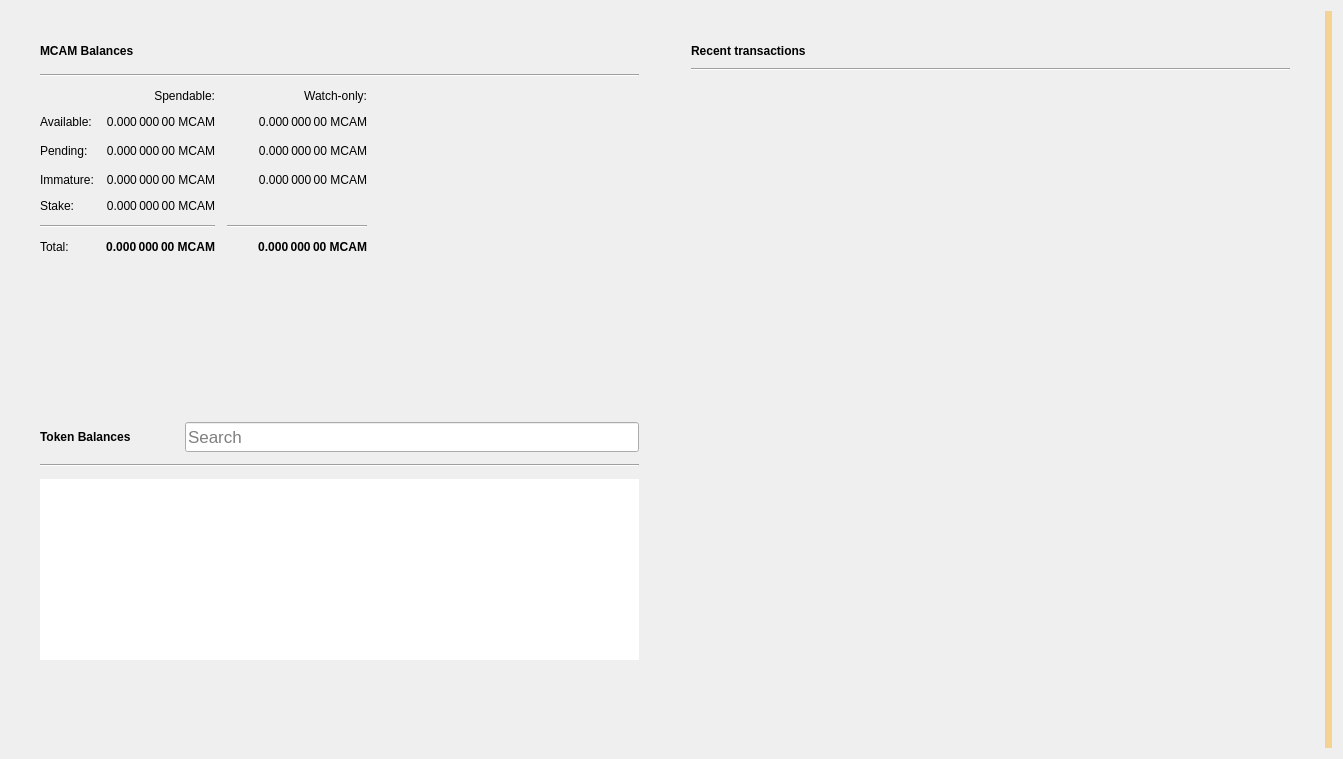
<?xml version="1.0" encoding="UTF-8"?>
<ui version="4.0">
 <class>OverviewPage</class>
 <widget class="QWidget" name="OverviewPage">
  <property name="geometry">
   <rect>
    <x>0</x>
    <y>0</y>
    <width>1343</width>
    <height>759</height>
   </rect>
  </property>
  <property name="windowTitle">
   <string>Form</string>
  </property>
  <property name="autoFillBackground">
   <bool>false</bool>
  </property>
  <layout class="QGridLayout" name="gridLayout_3">
   <item row="0" column="1">
    <layout class="QVBoxLayout" name="verticalLayout_7">
     <property name="spacing">
      <number>0</number>
     </property>
     <property name="leftMargin">
      <number>0</number>
     </property>
     <property name="topMargin">
      <number>0</number>
     </property>
     <property name="rightMargin">
      <number>0</number>
     </property>
     <property name="bottomMargin">
      <number>0</number>
     </property>
     <item>
      <layout class="QHBoxLayout" name="horizontalLayout" stretch="0,0">
       <property name="spacing">
        <number>34</number>
       </property>
       <property name="sizeConstraint">
        <enum>QLayout::SetMaximumSize</enum>
       </property>
       <property name="leftMargin">
        <number>20</number>
       </property>
       <property name="topMargin">
        <number>20</number>
       </property>
       <property name="rightMargin">
        <number>20</number>
       </property>
       <property name="bottomMargin">
        <number>20</number>
       </property>
       <item>
        <layout class="QVBoxLayout" name="verticalLayout_2">
         <property name="spacing">
          <number>34</number>
         </property>
         <property name="rightMargin">
          <number>0</number>
         </property>
         <item>
          <widget class="QFrame" name="frame">
           <property name="sizePolicy">
            <sizepolicy hsizetype="Preferred" vsizetype="Preferred">
             <horstretch>0</horstretch>
             <verstretch>0</verstretch>
            </sizepolicy>
           </property>
           <property name="frameShape">
            <enum>QFrame::NoFrame</enum>
           </property>
           <property name="frameShadow">
            <enum>QFrame::Raised</enum>
           </property>
           <property name="lineWidth">
            <number>10</number>
           </property>
           <layout class="QVBoxLayout" name="verticalLayout_4">
            <property name="spacing">
             <number>12</number>
            </property>
            <item>
             <layout class="QHBoxLayout" name="horizontalLayout_4">
              <item>
               <widget class="QLabel" name="MCAMBalancesLabel">
                <property name="font">
                 <font>
                  <weight>75</weight>
                  <bold>true</bold>
                 </font>
                </property>
                <property name="text">
                 <string>MCAM Balances</string>
                </property>
               </widget>
              </item>
              <item>
               <widget class="QPushButton" name="labelWalletStatus">
                <property name="enabled">
                 <bool>true</bool>
                </property>
                <property name="maximumSize">
                 <size>
                  <width>30</width>
                  <height>16777215</height>
                 </size>
                </property>
                <property name="toolTip">
                 <string>The displayed information may be out of date. Your wallet automatically synchronizes with the Miracle network after a connection is established, but this process has not completed yet.</string>
                </property>
                <property name="text">
                 <string/>
                </property>
                <property name="icon">
                 <iconset>
                  <normaloff>:/icons/warning</normaloff>
                  <disabledoff>:/icons/warning</disabledoff>:/icons/warning</iconset>
                </property>
                <property name="iconSize">
                 <size>
                  <width>24</width>
                  <height>24</height>
                 </size>
                </property>
                <property name="flat">
                 <bool>true</bool>
                </property>
               </widget>
              </item>
              <item>
               <spacer name="horizontalSpacer_3">
                <property name="orientation">
                 <enum>Qt::Horizontal</enum>
                </property>
                <property name="sizeHint" stdset="0">
                 <size>
                  <width>40</width>
                  <height>20</height>
                 </size>
                </property>
               </spacer>
              </item>
             </layout>
            </item>
            <item>
             <widget class="Line" name="line_2">
              <property name="orientation">
               <enum>Qt::Horizontal</enum>
              </property>
             </widget>
            </item>
            <item>
             <layout class="QGridLayout" name="gridLayout">
              <property name="spacing">
               <number>12</number>
              </property>
              <item row="5" column="0" colspan="2">
               <widget class="Line" name="line">
                <property name="orientation">
                 <enum>Qt::Horizontal</enum>
                </property>
               </widget>
              </item>
              <item row="4" column="0">
               <widget class="QLabel" name="labelStakeText">
                <property name="text">
                 <string>Stake:</string>
                </property>
               </widget>
              </item>
              <item row="3" column="1">
               <widget class="QLabel" name="labelImmature">
                <property name="font">
                 <font>
                  <weight>50</weight>
                  <bold>false</bold>
                 </font>
                </property>
                <property name="cursor">
                 <cursorShape>IBeamCursor</cursorShape>
                </property>
                <property name="toolTip">
                 <string>Mined balance that has not yet matured</string>
                </property>
                <property name="text">
                 <string notr="true">0.000 000 00 MCAM</string>
                </property>
                <property name="alignment">
                 <set>Qt::AlignRight|Qt::AlignTrailing|Qt::AlignVCenter</set>
                </property>
                <property name="textInteractionFlags">
                 <set>Qt::LinksAccessibleByMouse|Qt::TextSelectableByKeyboard|Qt::TextSelectableByMouse</set>
                </property>
               </widget>
              </item>
              <item row="1" column="1">
               <widget class="QLabel" name="labelBalance">
                <property name="font">
                 <font>
                  <weight>50</weight>
                  <bold>false</bold>
                 </font>
                </property>
                <property name="cursor">
                 <cursorShape>IBeamCursor</cursorShape>
                </property>
                <property name="toolTip">
                 <string>Your current spendable balance</string>
                </property>
                <property name="text">
                 <string notr="true">0.000 000 00 MCAM</string>
                </property>
                <property name="alignment">
                 <set>Qt::AlignRight|Qt::AlignTrailing|Qt::AlignVCenter</set>
                </property>
                <property name="textInteractionFlags">
                 <set>Qt::LinksAccessibleByMouse|Qt::TextSelectableByKeyboard|Qt::TextSelectableByMouse</set>
                </property>
               </widget>
              </item>
              <item row="0" column="2">
               <widget class="QLabel" name="labelWatchonly">
                <property name="text">
                 <string>Watch-only:</string>
                </property>
                <property name="alignment">
                 <set>Qt::AlignRight|Qt::AlignTrailing|Qt::AlignVCenter</set>
                </property>
               </widget>
              </item>
              <item row="3" column="0">
               <widget class="QLabel" name="labelImmatureText">
                <property name="text">
                 <string>Immature:</string>
                </property>
               </widget>
              </item>
              <item row="1" column="2">
               <widget class="QLabel" name="labelWatchAvailable">
                <property name="font">
                 <font>
                  <weight>50</weight>
                  <bold>false</bold>
                 </font>
                </property>
                <property name="cursor">
                 <cursorShape>IBeamCursor</cursorShape>
                </property>
                <property name="toolTip">
                 <string>Your current balance in watch-only addresses</string>
                </property>
                <property name="text">
                 <string notr="true">0.000 000 00 MCAM</string>
                </property>
                <property name="alignment">
                 <set>Qt::AlignRight|Qt::AlignTrailing|Qt::AlignVCenter</set>
                </property>
                <property name="textInteractionFlags">
                 <set>Qt::LinksAccessibleByMouse|Qt::TextSelectableByKeyboard|Qt::TextSelectableByMouse</set>
                </property>
               </widget>
              </item>
              <item row="5" column="2">
               <widget class="Line" name="lineWatchBalance">
                <property name="sizePolicy">
                 <sizepolicy hsizetype="Preferred" vsizetype="Fixed">
                  <horstretch>0</horstretch>
                  <verstretch>0</verstretch>
                 </sizepolicy>
                </property>
                <property name="minimumSize">
                 <size>
                  <width>140</width>
                  <height>0</height>
                 </size>
                </property>
                <property name="orientation">
                 <enum>Qt::Horizontal</enum>
                </property>
               </widget>
              </item>
              <item row="6" column="1">
               <widget class="QLabel" name="labelTotal">
                <property name="font">
                 <font>
                  <weight>75</weight>
                  <bold>true</bold>
                 </font>
                </property>
                <property name="cursor">
                 <cursorShape>IBeamCursor</cursorShape>
                </property>
                <property name="toolTip">
                 <string>Your current total balance</string>
                </property>
                <property name="text">
                 <string notr="true">0.000 000 00 MCAM</string>
                </property>
                <property name="alignment">
                 <set>Qt::AlignRight|Qt::AlignTrailing|Qt::AlignVCenter</set>
                </property>
                <property name="textInteractionFlags">
                 <set>Qt::LinksAccessibleByMouse|Qt::TextSelectableByKeyboard|Qt::TextSelectableByMouse</set>
                </property>
               </widget>
              </item>
              <item row="2" column="0">
               <widget class="QLabel" name="labelPendingText">
                <property name="text">
                 <string>Pending:</string>
                </property>
               </widget>
              </item>
              <item row="0" column="1">
               <widget class="QLabel" name="labelSpendable">
                <property name="text">
                 <string>Spendable:</string>
                </property>
                <property name="alignment">
                 <set>Qt::AlignRight|Qt::AlignTrailing|Qt::AlignVCenter</set>
                </property>
               </widget>
              </item>
              <item row="2" column="3">
               <spacer name="horizontalSpacer_2">
                <property name="orientation">
                 <enum>Qt::Horizontal</enum>
                </property>
                <property name="sizeHint" stdset="0">
                 <size>
                  <width>40</width>
                  <height>20</height>
                 </size>
                </property>
               </spacer>
              </item>
              <item row="4" column="1">
               <widget class="QLabel" name="labelStake">
                <property name="font">
                 <font>
                  <weight>50</weight>
                  <bold>false</bold>
                 </font>
                </property>
                <property name="cursor">
                 <cursorShape>IBeamCursor</cursorShape>
                </property>
                <property name="toolTip">
                 <string>Your current stake</string>
                </property>
                <property name="text">
                 <string notr="true">0.000 000 00 MCAM</string>
                </property>
                <property name="alignment">
                 <set>Qt::AlignRight|Qt::AlignTrailing|Qt::AlignVCenter</set>
                </property>
                <property name="textInteractionFlags">
                 <set>Qt::LinksAccessibleByMouse|Qt::TextSelectableByKeyboard|Qt::TextSelectableByMouse</set>
                </property>
               </widget>
              </item>
              <item row="6" column="0">
               <widget class="QLabel" name="labelTotalText">
                <property name="text">
                 <string>Total:</string>
                </property>
               </widget>
              </item>
              <item row="2" column="1">
               <widget class="QLabel" name="labelUnconfirmed">
                <property name="font">
                 <font>
                  <weight>50</weight>
                  <bold>false</bold>
                 </font>
                </property>
                <property name="cursor">
                 <cursorShape>IBeamCursor</cursorShape>
                </property>
                <property name="toolTip">
                 <string>Total of transactions that have yet to be confirmed, and do not yet count toward the spendable balance</string>
                </property>
                <property name="text">
                 <string notr="true">0.000 000 00 MCAM</string>
                </property>
                <property name="alignment">
                 <set>Qt::AlignRight|Qt::AlignTrailing|Qt::AlignVCenter</set>
                </property>
                <property name="textInteractionFlags">
                 <set>Qt::LinksAccessibleByMouse|Qt::TextSelectableByKeyboard|Qt::TextSelectableByMouse</set>
                </property>
               </widget>
              </item>
              <item row="1" column="0">
               <widget class="QLabel" name="labelBalanceText">
                <property name="text">
                 <string>Available:</string>
                </property>
               </widget>
              </item>
              <item row="3" column="2">
               <widget class="QLabel" name="labelWatchImmature">
                <property name="font">
                 <font>
                  <weight>50</weight>
                  <bold>false</bold>
                 </font>
                </property>
                <property name="cursor">
                 <cursorShape>IBeamCursor</cursorShape>
                </property>
                <property name="toolTip">
                 <string>Mined balance in watch-only addresses that has not yet matured</string>
                </property>
                <property name="text">
                 <string notr="true">0.000 000 00 MCAM</string>
                </property>
                <property name="alignment">
                 <set>Qt::AlignRight|Qt::AlignTrailing|Qt::AlignVCenter</set>
                </property>
                <property name="textInteractionFlags">
                 <set>Qt::LinksAccessibleByMouse|Qt::TextSelectableByKeyboard|Qt::TextSelectableByMouse</set>
                </property>
               </widget>
              </item>
              <item row="2" column="2">
               <widget class="QLabel" name="labelWatchPending">
                <property name="font">
                 <font>
                  <weight>50</weight>
                  <bold>false</bold>
                 </font>
                </property>
                <property name="cursor">
                 <cursorShape>IBeamCursor</cursorShape>
                </property>
                <property name="toolTip">
                 <string>Unconfirmed transactions to watch-only addresses</string>
                </property>
                <property name="text">
                 <string notr="true">0.000 000 00 MCAM</string>
                </property>
                <property name="alignment">
                 <set>Qt::AlignRight|Qt::AlignTrailing|Qt::AlignVCenter</set>
                </property>
                <property name="textInteractionFlags">
                 <set>Qt::LinksAccessibleByMouse|Qt::TextSelectableByKeyboard|Qt::TextSelectableByMouse</set>
                </property>
               </widget>
              </item>
              <item row="6" column="2">
               <widget class="QLabel" name="labelWatchTotal">
                <property name="font">
                 <font>
                  <weight>75</weight>
                  <bold>true</bold>
                 </font>
                </property>
                <property name="cursor">
                 <cursorShape>IBeamCursor</cursorShape>
                </property>
                <property name="toolTip">
                 <string>Current total balance in watch-only addresses</string>
                </property>
                <property name="text">
                 <string notr="true">0.000 000 00 MCAM</string>
                </property>
                <property name="alignment">
                 <set>Qt::AlignRight|Qt::AlignTrailing|Qt::AlignVCenter</set>
                </property>
                <property name="textInteractionFlags">
                 <set>Qt::LinksAccessibleByMouse|Qt::TextSelectableByKeyboard|Qt::TextSelectableByMouse</set>
                </property>
               </widget>
              </item>
             </layout>
            </item>
           </layout>
          </widget>
         </item>
         <item>
          <widget class="QWidget" name="tokenVerticalSpaceWidget2" native="true">
           <property name="autoFillBackground">
            <bool>false</bool>
           </property>
           <layout class="QVBoxLayout" name="verticalLayout_6">
            <item>
             <spacer name="verticalSpacer_4">
              <property name="orientation">
               <enum>Qt::Vertical</enum>
              </property>
              <property name="sizeHint" stdset="0">
               <size>
                <width>20</width>
                <height>87</height>
               </size>
              </property>
             </spacer>
            </item>
           </layout>
          </widget>
         </item>
         <item>
          <widget class="QFrame" name="tokenFrame">
           <property name="autoFillBackground">
            <bool>true</bool>
           </property>
           <property name="frameShape">
            <enum>QFrame::NoFrame</enum>
           </property>
           <property name="frameShadow">
            <enum>QFrame::Plain</enum>
           </property>
           <property name="lineWidth">
            <number>0</number>
           </property>
           <layout class="QVBoxLayout" name="verticalLayout_5">
            <property name="spacing">
             <number>12</number>
            </property>
            <item>
             <layout class="QHBoxLayout" name="tokenBalanceHorizontalLayout">
              <item alignment="Qt::AlignVCenter">
               <widget class="QLabel" name="tokenBalanceLabel">
                <property name="font">
                 <font>
                  <weight>75</weight>
                  <bold>true</bold>
                 </font>
                </property>
                <property name="text">
                 <string>Token Balances</string>
                </property>
               </widget>
              </item>
              <item>
               <widget class="QPushButton" name="labelTokenStatus">
                <property name="enabled">
                 <bool>true</bool>
                </property>
                <property name="maximumSize">
                 <size>
                  <width>30</width>
                  <height>16777215</height>
                 </size>
                </property>
                <property name="toolTip">
                 <string>The displayed information may be out of date. Your wallet automatically synchronizes with the Miracle network after a connection is established, but this process has not completed yet.</string>
                </property>
                <property name="text">
                 <string/>
                </property>
                <property name="icon">
                 <iconset>
                  <normaloff>:/icons/warning</normaloff>
                  <disabledoff>:/icons/warning</disabledoff>:/icons/warning</iconset>
                </property>
                <property name="iconSize">
                 <size>
                  <width>24</width>
                  <height>24</height>
                 </size>
                </property>
                <property name="flat">
                 <bool>true</bool>
                </property>
               </widget>
              </item>
              <item alignment="Qt::AlignBottom">
               <widget class="QLineEdit" name="tokenSearch">
                <property name="sizePolicy">
                 <sizepolicy hsizetype="Expanding" vsizetype="Preferred">
                  <horstretch>0</horstretch>
                  <verstretch>0</verstretch>
                 </sizepolicy>
                </property>
                <property name="minimumSize">
                 <size>
                  <width>0</width>
                  <height>30</height>
                 </size>
                </property>
                <property name="maximumSize">
                 <size>
                  <width>16777215</width>
                  <height>30</height>
                 </size>
                </property>
                <property name="sizeIncrement">
                 <size>
                  <width>0</width>
                  <height>0</height>
                 </size>
                </property>
                <property name="baseSize">
                 <size>
                  <width>0</width>
                  <height>0</height>
                 </size>
                </property>
                <property name="font">
                 <font>
                  <pointsize>13</pointsize>
                 </font>
                </property>
                <property name="maxLength">
                 <number>32</number>
                </property>
                <property name="frame">
                 <bool>true</bool>
                </property>
                <property name="alignment">
                 <set>Qt::AlignLeading|Qt::AlignLeft|Qt::AlignVCenter</set>
                </property>
                <property name="placeholderText">
                 <string>Search</string>
                </property>
                <property name="clearButtonEnabled">
                 <bool>true</bool>
                </property>
               </widget>
              </item>
             </layout>
            </item>
            <item>
             <widget class="Line" name="tokenBalanceLine">
              <property name="orientation">
               <enum>Qt::Horizontal</enum>
              </property>
             </widget>
            </item>
            <item>
             <widget class="QListView" name="listTokens">
              <property name="frameShape">
               <enum>QFrame::NoFrame</enum>
              </property>
              <property name="lineWidth">
               <number>0</number>
              </property>
              <property name="verticalScrollMode">
               <enum>QAbstractItemView::ScrollPerItem</enum>
              </property>
             </widget>
            </item>
            <item>
             <widget class="QWidget" name="tokenVerticalSpaceWidget" native="true">
              <property name="autoFillBackground">
               <bool>false</bool>
              </property>
              <layout class="QVBoxLayout" name="verticalLayout">
               <item>
                <spacer name="verticalSpacer_3">
                 <property name="orientation">
                  <enum>Qt::Vertical</enum>
                 </property>
                 <property name="sizeHint" stdset="0">
                  <size>
                   <width>20</width>
                   <height>40</height>
                  </size>
                 </property>
                </spacer>
               </item>
              </layout>
             </widget>
            </item>
           </layout>
          </widget>
         </item>
        </layout>
       </item>
       <item>
        <layout class="QVBoxLayout" name="verticalLayout_3">
         <property name="spacing">
          <number>34</number>
         </property>
         <property name="leftMargin">
          <number>0</number>
         </property>
         <item>
          <widget class="QFrame" name="frame_2">
           <property name="sizePolicy">
            <sizepolicy hsizetype="Preferred" vsizetype="Preferred">
             <horstretch>0</horstretch>
             <verstretch>0</verstretch>
            </sizepolicy>
           </property>
           <property name="frameShape">
            <enum>QFrame::NoFrame</enum>
           </property>
           <property name="frameShadow">
            <enum>QFrame::Plain</enum>
           </property>
           <property name="lineWidth">
            <number>0</number>
           </property>
           <layout class="QGridLayout" name="gridLayout_2">
            <property name="horizontalSpacing">
             <number>12</number>
            </property>
            <item row="0" column="0">
             <layout class="QHBoxLayout" name="horizontalLayout_2">
              <item>
               <widget class="QLabel" name="recentTransactionsLabel">
                <property name="font">
                 <font>
                  <weight>75</weight>
                  <bold>true</bold>
                 </font>
                </property>
                <property name="text">
                 <string>Recent transactions</string>
                </property>
               </widget>
              </item>
              <item>
               <widget class="QPushButton" name="labelTransactionsStatus">
                <property name="enabled">
                 <bool>true</bool>
                </property>
                <property name="maximumSize">
                 <size>
                  <width>30</width>
                  <height>16777215</height>
                 </size>
                </property>
                <property name="toolTip">
                 <string>The displayed information may be out of date. Your wallet automatically synchronizes with the Miracle network after a connection is established, but this process has not completed yet.</string>
                </property>
                <property name="text">
                 <string/>
                </property>
                <property name="icon">
                 <iconset>
                  <normaloff>:/icons/warning</normaloff>
                  <disabledoff>:/icons/warning</disabledoff>:/icons/warning</iconset>
                </property>
                <property name="iconSize">
                 <size>
                  <width>24</width>
                  <height>24</height>
                 </size>
                </property>
                <property name="flat">
                 <bool>true</bool>
                </property>
               </widget>
              </item>
              <item>
               <spacer name="horizontalSpacer">
                <property name="orientation">
                 <enum>Qt::Horizontal</enum>
                </property>
                <property name="sizeHint" stdset="0">
                 <size>
                  <width>40</width>
                  <height>20</height>
                 </size>
                </property>
               </spacer>
              </item>
             </layout>
            </item>
            <item row="2" column="0">
             <widget class="QListView" name="listTransactions">
              <property name="sizePolicy">
               <sizepolicy hsizetype="Expanding" vsizetype="Expanding">
                <horstretch>0</horstretch>
                <verstretch>0</verstretch>
               </sizepolicy>
              </property>
              <property name="styleSheet">
               <string notr="true">QListView { background: transparent; }</string>
              </property>
              <property name="frameShape">
               <enum>QFrame::NoFrame</enum>
              </property>
              <property name="verticalScrollBarPolicy">
               <enum>Qt::ScrollBarAlwaysOff</enum>
              </property>
              <property name="horizontalScrollBarPolicy">
               <enum>Qt::ScrollBarAlwaysOff</enum>
              </property>
              <property name="selectionMode">
               <enum>QAbstractItemView::NoSelection</enum>
              </property>
             </widget>
            </item>
            <item row="1" column="0">
             <widget class="Line" name="line_3">
              <property name="orientation">
               <enum>Qt::Horizontal</enum>
              </property>
             </widget>
            </item>
           </layout>
          </widget>
         </item>
        </layout>
       </item>
      </layout>
     </item>
    </layout>
   </item>
   <item row="0" column="3">
    <widget class="QLabel" name="labelAlerts">
     <property name="visible">
      <bool>true</bool>
     </property>
     <property name="styleSheet">
      <string notr="true">QLabel { background-color: qlineargradient(x1: 0, y1: 0, x2: 1, y2: 0, stop:0 #F0D0A0, stop:1 #F8D488); color:#000000; }</string>
     </property>
     <property name="wordWrap">
      <bool>true</bool>
     </property>
     <property name="margin">
      <number>3</number>
     </property>
     <property name="textInteractionFlags">
      <set>Qt::TextSelectableByMouse</set>
     </property>
    </widget>
   </item>
  </layout>
 </widget>
 <resources/>
 <connections/>
</ui>
